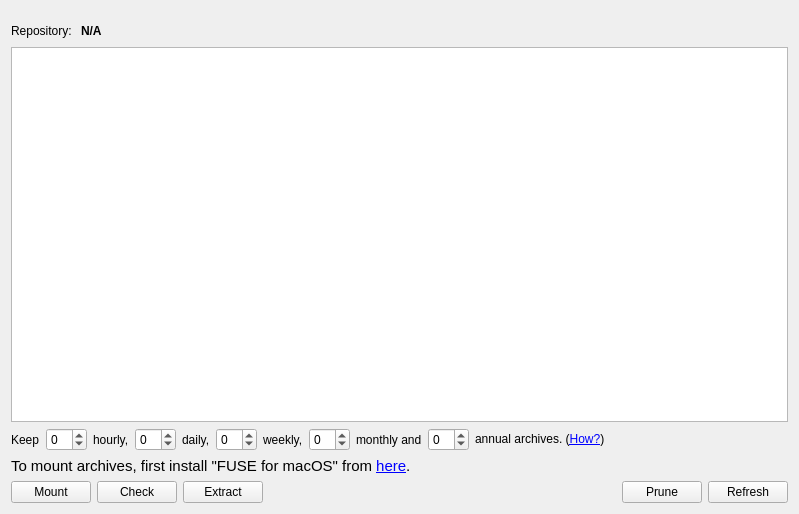
<?xml version="1.0" encoding="UTF-8"?>
<ui version="4.0">
 <class>Form</class>
 <widget class="QWidget" name="Form">
  <property name="geometry">
   <rect>
    <x>0</x>
    <y>0</y>
    <width>799</width>
    <height>514</height>
   </rect>
  </property>
  <property name="windowTitle">
   <string>Form</string>
  </property>
  <layout class="QVBoxLayout" name="verticalLayout">
   <item>
    <layout class="QHBoxLayout" name="horizontalLayout">
     <property name="topMargin">
      <number>10</number>
     </property>
     <item>
      <widget class="QLabel" name="label">
       <property name="text">
        <string>Repository: </string>
       </property>
      </widget>
     </item>
     <item>
      <widget class="QLabel" name="currentRepoLabel">
       <property name="font">
        <font>
         <weight>75</weight>
         <bold>true</bold>
        </font>
       </property>
       <property name="text">
        <string>N/A</string>
       </property>
      </widget>
     </item>
     <item>
      <spacer name="horizontalSpacer_2">
       <property name="orientation">
        <enum>Qt::Horizontal</enum>
       </property>
       <property name="sizeHint" stdset="0">
        <size>
         <width>40</width>
         <height>20</height>
        </size>
       </property>
      </spacer>
     </item>
    </layout>
   </item>
   <item>
    <widget class="QTableWidget" name="archiveTable">
     <property name="sizePolicy">
      <sizepolicy hsizetype="Expanding" vsizetype="Expanding">
       <horstretch>0</horstretch>
       <verstretch>0</verstretch>
      </sizepolicy>
     </property>
     <attribute name="horizontalHeaderVisible">
      <bool>false</bool>
     </attribute>
     <attribute name="horizontalHeaderCascadingSectionResizes">
      <bool>false</bool>
     </attribute>
     <attribute name="horizontalHeaderStretchLastSection">
      <bool>true</bool>
     </attribute>
     <attribute name="verticalHeaderVisible">
      <bool>false</bool>
     </attribute>
     <column>
      <property name="text">
       <string>ID</string>
      </property>
     </column>
     <column>
      <property name="text">
       <string>Time</string>
      </property>
     </column>
     <column>
      <property name="text">
       <string>Host</string>
      </property>
     </column>
     <column>
      <property name="text">
       <string>Tags</string>
      </property>
     </column>
     <column>
      <property name="text">
       <string>Paths</string>
      </property>
     </column>
    </widget>
   </item>
   <item>
    <layout class="QHBoxLayout" name="horizontalLayout_7">
     <property name="topMargin">
      <number>0</number>
     </property>
     <item>
      <widget class="QLabel" name="label_12">
       <property name="text">
        <string>Keep</string>
       </property>
      </widget>
     </item>
     <item>
      <widget class="QSpinBox" name="prune_hour">
       <property name="toolTip">
        <string>Use -1 for unlimited.</string>
       </property>
       <property name="minimum">
        <number>-1</number>
       </property>
      </widget>
     </item>
     <item>
      <widget class="QLabel" name="label_6">
       <property name="text">
        <string>hourly,</string>
       </property>
      </widget>
     </item>
     <item>
      <widget class="QSpinBox" name="prune_day">
       <property name="toolTip">
        <string>Use -1 for unlimited.</string>
       </property>
       <property name="minimum">
        <number>-1</number>
       </property>
      </widget>
     </item>
     <item>
      <widget class="QLabel" name="label_7">
       <property name="text">
        <string>daily,</string>
       </property>
      </widget>
     </item>
     <item>
      <widget class="QSpinBox" name="prune_week">
       <property name="minimum">
        <number>-1</number>
       </property>
      </widget>
     </item>
     <item>
      <widget class="QLabel" name="label_8">
       <property name="text">
        <string>weekly,</string>
       </property>
      </widget>
     </item>
     <item>
      <widget class="QSpinBox" name="prune_month">
       <property name="minimum">
        <number>-1</number>
       </property>
      </widget>
     </item>
     <item>
      <widget class="QLabel" name="label_9">
       <property name="text">
        <string>monthly and</string>
       </property>
      </widget>
     </item>
     <item>
      <widget class="QSpinBox" name="prune_year">
       <property name="minimum">
        <number>-1</number>
       </property>
      </widget>
     </item>
     <item>
      <widget class="QLabel" name="label_10">
       <property name="text">
        <string>&lt;html&gt;&lt;head/&gt;&lt;body&gt;&lt;p&gt;annual archives. (&lt;a href=&quot;https://restic.readthedocs.io/en/latest/060_forget.html#removing-snapshots-according-to-a-policy&quot;&gt;&lt;span style=&quot; text-decoration: underline; color:#0000ff;&quot;&gt;How?&lt;/span&gt;&lt;/a&gt;)&lt;/p&gt;&lt;/body&gt;&lt;/html&gt;</string>
       </property>
       <property name="openExternalLinks">
        <bool>true</bool>
       </property>
      </widget>
     </item>
     <item>
      <spacer name="horizontalSpacer_5">
       <property name="orientation">
        <enum>Qt::Horizontal</enum>
       </property>
       <property name="sizeHint" stdset="0">
        <size>
         <width>40</width>
         <height>20</height>
        </size>
       </property>
      </spacer>
     </item>
    </layout>
   </item>
   <item>
    <widget class="QLabel" name="mountErrors">
     <property name="enabled">
      <bool>true</bool>
     </property>
     <property name="font">
      <font>
       <pointsize>11</pointsize>
      </font>
     </property>
     <property name="text">
      <string>&lt;html&gt;&lt;head/&gt;&lt;body&gt;&lt;p&gt;To mount archives, first install &amp;quot;FUSE for macOS&amp;quot; from &lt;a href=&quot;https://osxfuse.github.io/&quot;&gt;&lt;span style=&quot; text-decoration: underline; color:#0000ff;&quot;&gt;here&lt;/span&gt;&lt;/a&gt;.&lt;/p&gt;&lt;/body&gt;&lt;/html&gt;</string>
     </property>
     <property name="openExternalLinks">
      <bool>true</bool>
     </property>
    </widget>
   </item>
   <item>
    <layout class="QHBoxLayout" name="horizontalLayout_3">
     <item>
      <widget class="QPushButton" name="mountButton">
       <property name="sizePolicy">
        <sizepolicy hsizetype="Fixed" vsizetype="Fixed">
         <horstretch>0</horstretch>
         <verstretch>0</verstretch>
        </sizepolicy>
       </property>
       <property name="text">
        <string>Mount</string>
       </property>
       <property name="icon">
        <iconset resource="../icons/collection.qrc">
         <normaloff>:/icons/folder-open.svg</normaloff>:/icons/folder-open.svg</iconset>
       </property>
      </widget>
     </item>
     <item>
      <widget class="QPushButton" name="checkButton">
       <property name="text">
        <string>Check</string>
       </property>
       <property name="icon">
        <iconset resource="../icons/collection.qrc">
         <normaloff>:/icons/check-circle.svg</normaloff>:/icons/check-circle.svg</iconset>
       </property>
      </widget>
     </item>
     <item>
      <widget class="QPushButton" name="extractButton">
       <property name="enabled">
        <bool>true</bool>
       </property>
       <property name="text">
        <string>Extract</string>
       </property>
       <property name="icon">
        <iconset resource="../icons/collection.qrc">
         <normaloff>:/icons/cloud-download.svg</normaloff>:/icons/cloud-download.svg</iconset>
       </property>
      </widget>
     </item>
     <item>
      <spacer name="horizontalSpacer">
       <property name="orientation">
        <enum>Qt::Horizontal</enum>
       </property>
       <property name="sizeHint" stdset="0">
        <size>
         <width>40</width>
         <height>20</height>
        </size>
       </property>
      </spacer>
     </item>
     <item>
      <widget class="QPushButton" name="pruneButton">
       <property name="text">
        <string>Prune</string>
       </property>
       <property name="icon">
        <iconset resource="../icons/collection.qrc">
         <normaloff>:/icons/cut.svg</normaloff>:/icons/cut.svg</iconset>
       </property>
      </widget>
     </item>
     <item>
      <widget class="QPushButton" name="listButton">
       <property name="enabled">
        <bool>true</bool>
       </property>
       <property name="sizePolicy">
        <sizepolicy hsizetype="Fixed" vsizetype="Fixed">
         <horstretch>0</horstretch>
         <verstretch>0</verstretch>
        </sizepolicy>
       </property>
       <property name="text">
        <string>Refresh</string>
       </property>
       <property name="icon">
        <iconset resource="../icons/collection.qrc">
         <normaloff>:/icons/refresh.svg</normaloff>:/icons/refresh.svg</iconset>
       </property>
      </widget>
     </item>
    </layout>
   </item>
  </layout>
 </widget>
 <resources>
  <include location="../icons/collection.qrc"/>
 </resources>
 <connections/>
</ui>
